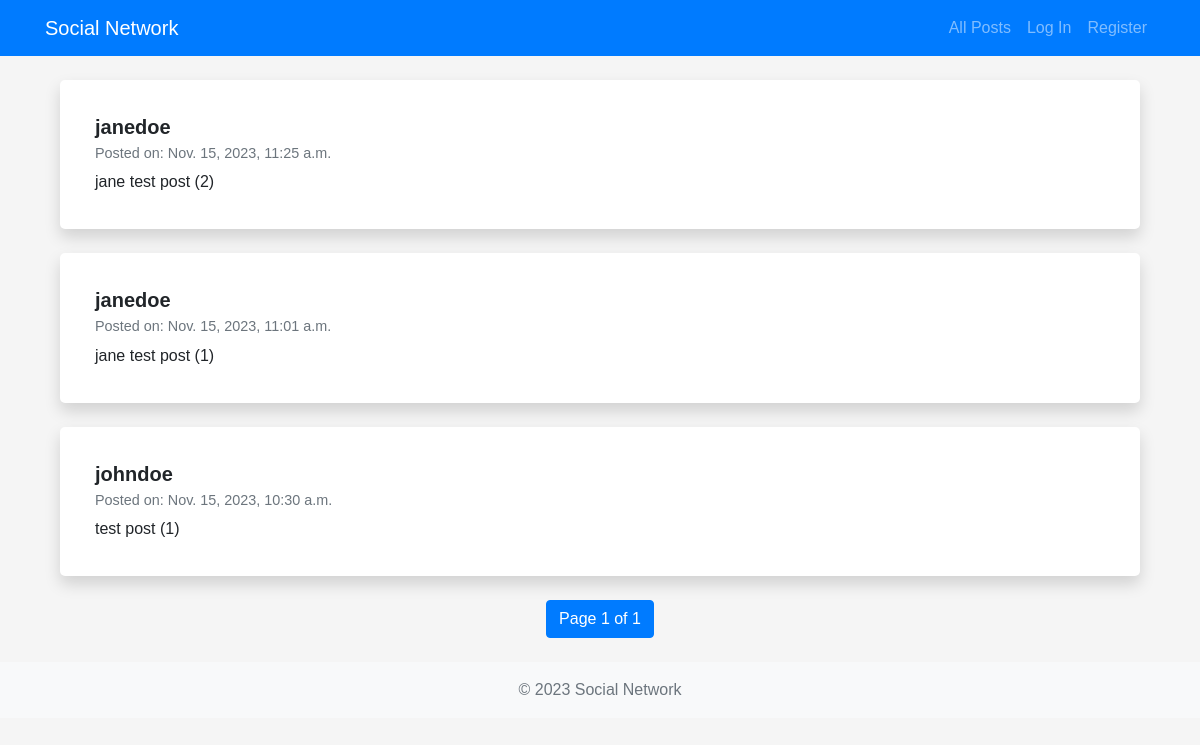
The app's page /, older data.
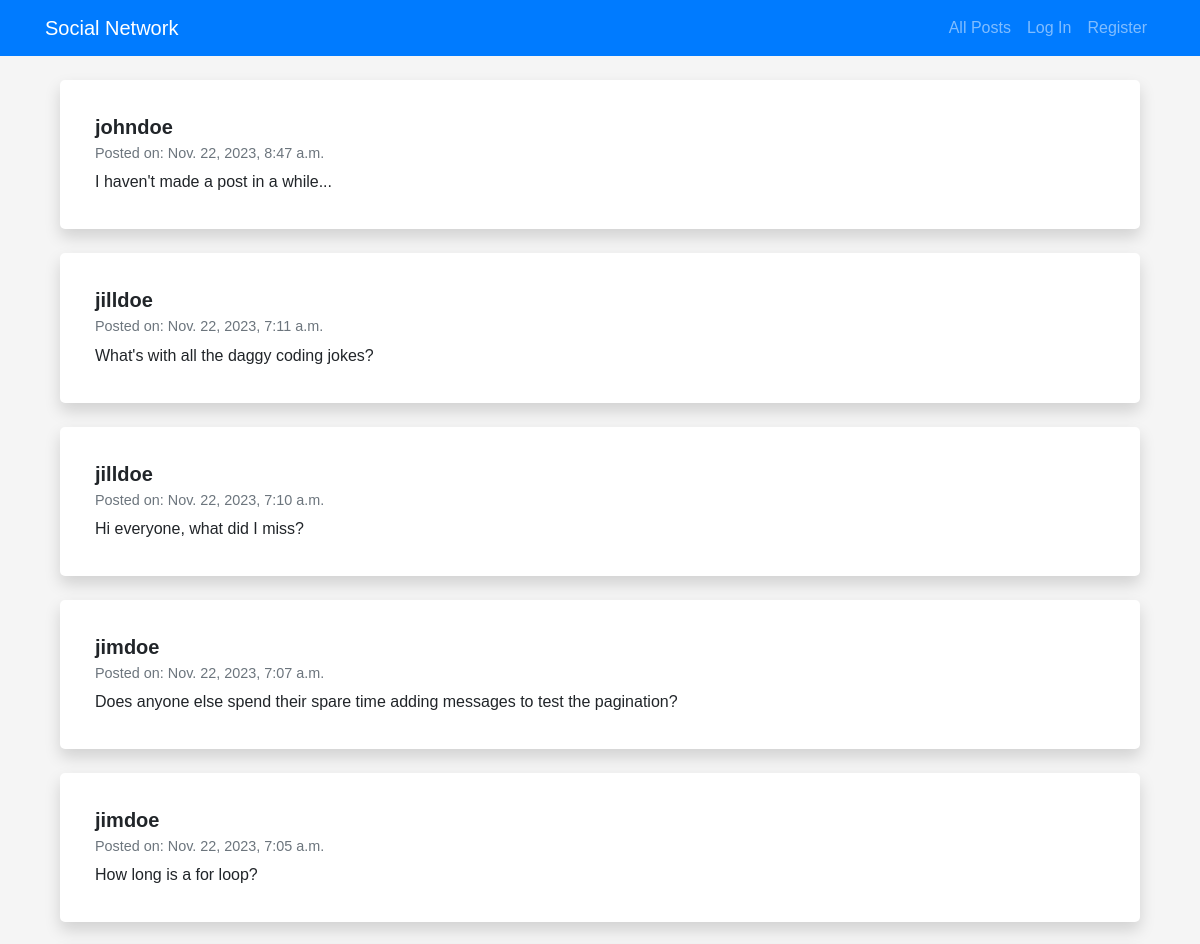
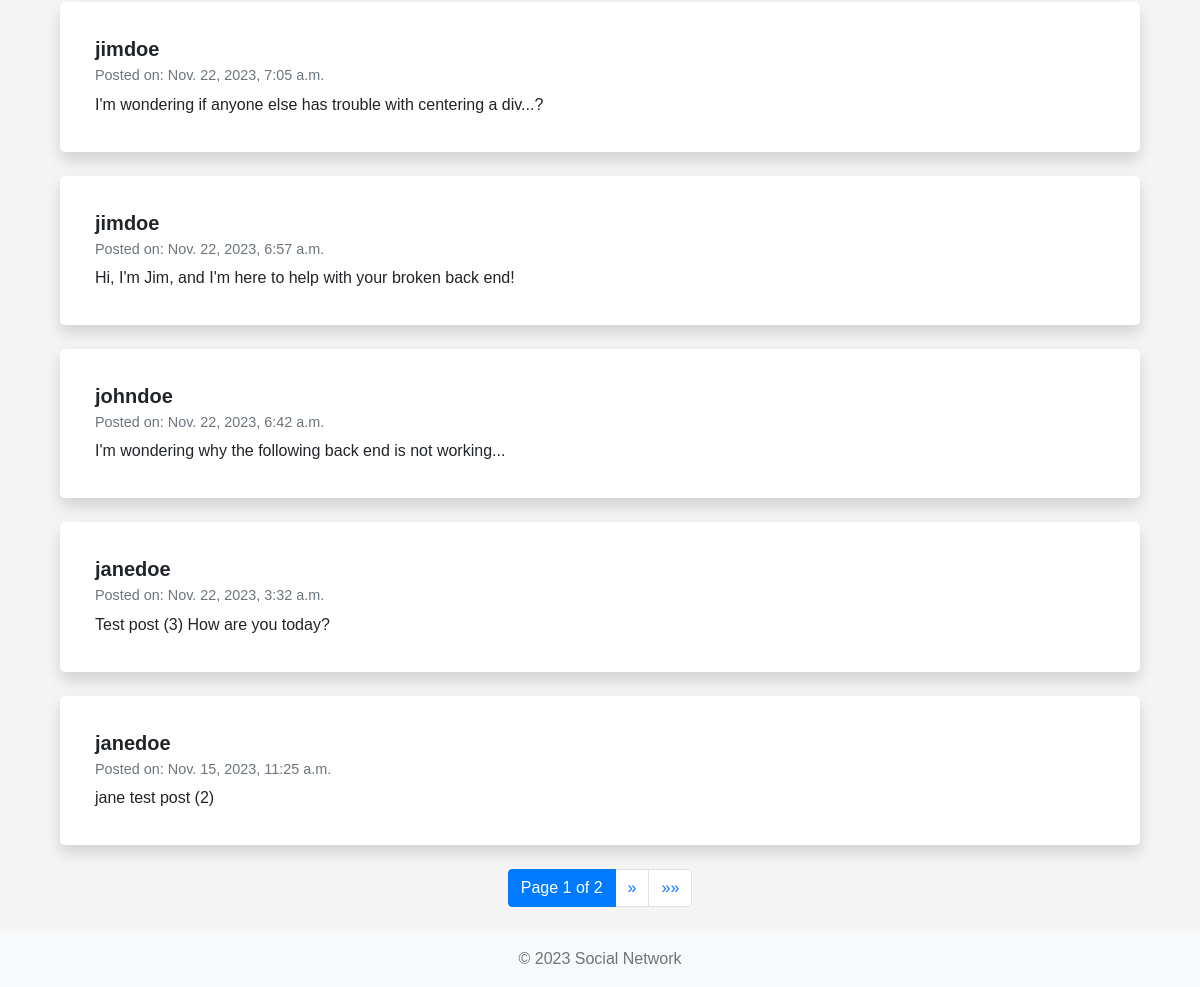
The same page, newer data (2 pictures, top to bottom).
### network/models.py (models this page shows, shortened)
class Post (models.Model):
    post = models.CharField(max_length=500)
    user = models.ForeignKey(User, on_delete=models.CASCADE, related_name="posts")
    timestamp = models.DateTimeField(auto_now_add=True)
    likes = models.ManyToManyField(User, blank=True, related_name="liked_posts")

class User(AbstractUser):
    pass

### network/views.py (the view)
# urls.py: path("", views.index, name="index"),
def index(request):
    posts_list = Post.objects.all().order_by('-timestamp')
    paginator = Paginator(posts_list, 10)
    page_number = request.GET.get('page')
    posts = paginator.get_page(page_number)
    return render(request, "network/index.html", {"posts": posts})

### network/templates/network/index.html (shortened to what this page needs)
{% extends "network/layout.html" %}
{% block body %}
<div class="container mt-4">
    <div class="posts">
        {% for post in posts %}
            <div class="post card shadow mb-4">
                <div class="card-body">
                    <h5 class="card-title">
                        {{ post.user.username }}
                    </h5>
                    <h6 class="card-subtitle mb-2 text-muted">Posted on: {{ post.timestamp }}</h6>
                    <p class="card-text">{{ post.post }}</p>
                </div>
            </div>
        {% empty %}
            <div class="alert alert-info" role="alert">
                No posts to display.
            </div>
        {% endfor %}
    </div>
    <nav aria-label="Page navigation">
        <ul class="pagination justify-content-center">
            <li class="page-item active">
                <span class="page-link">
                    Page {{ posts.number }} of {{ posts.paginator.num_pages }}
                </span>
            </li>
            {% if posts.has_next %}
                <li class="page-item">
                    <a class="page-link" href="?page={{ posts.next_page_number }}" aria-label="Next">
                        <span aria-hidden="true">&raquo;</span>
                    </a>
                </li>
                <li class="page-item">
                    <a class="page-link" href="?page={{ posts.paginator.num_pages }}" aria-label="Last">
                        <span aria-hidden="true">&raquo;&raquo;</span>
                    </a>
                </li>
            {% endif %}
        </ul>
    </nav>
</div>
{% endblock %}

Row changes from the older to the newer data that the page shows:
no longer on this page (row unchanged): Post: user.username "janedoe", timestamp "Nov. 15, 2023, 11:01 a.m.", post "jane test post (1)"
no longer on this page (row unchanged): Post: user.username "johndoe", timestamp "Nov. 15, 2023, 10:30 a.m.", post "test post (1)"
added Post: user.username "johndoe", timestamp "Nov. 22, 2023, 8:47 a.m.", post "I haven't made a post in a while..."
added Post: user.username "jilldoe", timestamp "Nov. 22, 2023, 7:11 a.m.", post "What's with all the daggy coding jokes?"
added Post: user.username "jilldoe", timestamp "Nov. 22, 2023, 7:10 a.m.", post "Hi everyone, what did I miss?"
added Post: user.username "jimdoe", timestamp "Nov. 22, 2023, 7:07 a.m.", post "Does anyone else spend their spare time adding messages to test the pagination?"
added Post: user.username "jimdoe", timestamp "Nov. 22, 2023, 7:05 a.m.", post "How long is a for loop?"
added Post: user.username "jimdoe", timestamp "Nov. 22, 2023, 7:05 a.m.", post "I'm wondering if anyone else has trouble with centering a div...?"
added Post: user.username "jimdoe", timestamp "Nov. 22, 2023, 6:57 a.m.", post "Hi, I'm Jim, and I'm here to help with your broken back end!"
added Post: user.username "johndoe", timestamp "Nov. 22, 2023, 6:42 a.m.", post "I'm wondering why the following back end is not working..."
added Post: user.username "janedoe", timestamp "Nov. 22, 2023, 3:32 a.m.", post "Test post (3) How are you today?"
Text that changed along with them:
{{ posts.paginator.num_pages }}: "1" → "2"
